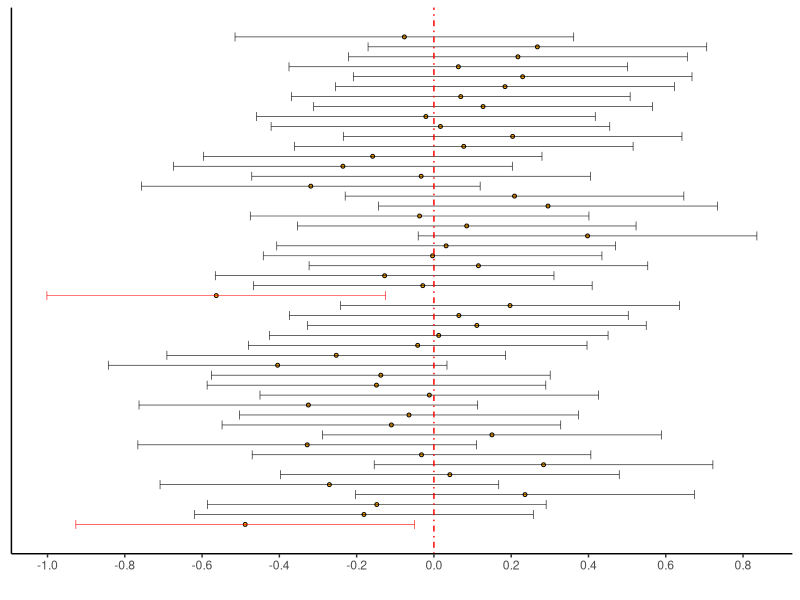

Write the R code that produced this figure. (Note: this script raises an error after producing the figure.)
## ---- chunk 1
library(tidyverse)
library(patchwork)
options(digits = 5)
## ---- chunk 2
set.seed(4329432)
# How many samples to generate
B <- 50
# Sample size of each
n <- 20
# Confidence level
alpha <- .05
# Quantile
critval <- qnorm(1 - alpha/2) # For alpha = .05 this equals 1.96
# Perform the simulation
theintervals <- list(
  lower = numeric(B),
  upper = numeric(B)
)
for (b in 1:B) {
  # Generate a sample
  xx <- rnorm(n,0,1)
  # Compute the confidence interval
  Ln <- mean(xx) - critval * (1/sqrt(n))
  Un <- mean(xx) + critval * (1/sqrt(n))
  theintervals$lower[[b]] <- Ln
  theintervals$upper[[b]] <- Un
}

# Compute the proportion that don't contain zero
# Should be close to alpha
mean(theintervals$upper < 0 | theintervals$lower > 0)

# Plot them. This is a more complicated plot than you're used to.
# Run this code layer by layer to understand what each part does.
as_tibble(theintervals) %>%
  mutate(id = 1:n(),
         has_zero = if_else(lower > 0 | upper < 0,"no","yes")) %>%
  ggplot(aes(x = id)) +
  theme_classic() +
  geom_point(aes(y = (upper + lower)/2),pch = 21,colour = "black",fill = "orange",size = 1) +
  geom_errorbar(aes(ymin = lower,ymax = upper,colour = has_zero),size = .2) +
  geom_hline(yintercept = 0,colour = "red",linetype = "dotdash") +
  scale_y_continuous(breaks = seq(-1,1,by=.2)) +
  scale_color_manual(values = c("no" = "red","yes" = "black")) +
  coord_flip() +
  theme(axis.title.y = element_blank(),axis.text.y = element_blank(),axis.ticks.y = element_blank()) +
  guides(colour = FALSE) +
  labs(y = "")


## ---- chunk 3
osterfield <- readr::read_csv(
  file = "data/MIPSdata/grosscalOsterfeld.txt",
  col_names = "calorific_value",
  col_types = "n"
)
## ---- chunk 4
glimpse(osterfield)
## ---- chunk 5
# Compute the sample mean and size
xbar <- mean(osterfield$calorific_value)
n <- nrow(osterfield)
# The population standard deviation, and the critical value/confidence level
# are given as:
sigma <- .1
conf <- .05
# Make sure to UNDERSTAND this calculation:
critval <- qnorm(1 - alpha/2) # 1.96
# Compute the interval
c(
  "lower" = xbar - critval * sigma/sqrt(n),
  "upper" = xbar + critval * sigma/sqrt(n)
)
## ---- chunk 6
set.seed(7894236)
n <- 5 # Use a small sample to make this really obvious
compute_ci_fixedsd <- function(samp) {
  xbar <- mean(samp)
  n <- length(samp)
  critval <- qnorm(1 - .05/2,0,1)
  c(
    "lower" = xbar - critval * 1/sqrt(n),
    "upper" = xbar + critval * 1/sqrt(n)
  )
}

compute_ci_samplesd <- function(samp) {
  xbar <- mean(samp)
  sn <- sd(samp)
  n <- length(samp)
  critval <- qnorm(1 - .05/2,0,1)
  c(
    "lower" = xbar - critval * sn/sqrt(n),
    "upper" = xbar + critval * sn/sqrt(n)
  )
}

# True mu = 0, true sigma = 1
B <- 1000
doesthefixedonecontainmu <- numeric(B)
doesthesampleonecontainmu <- numeric(B)
for (b in 1:B) {
  # Take a sample
  thesamp <- rnorm(n,0,1)
  # Compute the intervals
  fixedsigmainterval <- compute_ci_fixedsd(thesamp)
  samplesigmainterval <- compute_ci_samplesd(thesamp)
  # Record whether they each contain zero
  doesthefixedonecontainmu[b] <- as.numeric(fixedsigmainterval['lower'] < 0 & fixedsigmainterval['upper'] > 0)
  doesthesampleonecontainmu[b] <- as.numeric(samplesigmainterval['lower'] < 0 & samplesigmainterval['upper'] > 0)
}
# Proportion of each type of interval that contains mu
mean(doesthefixedonecontainmu)
mean(doesthesampleonecontainmu)

## ---- chunk 7
set.seed(7894236) # Same seed as before
n <- 5 # Use a small sample to make this really obvious
compute_ci_samplesd_T <- function(samp) {
  xbar <- mean(samp)
  sn <- sd(samp)
  n <- length(samp)
  critval <- qt(1 - .05/2,n-1)
  c(
    "lower" = xbar - critval * sn/sqrt(n),
    "upper" = xbar + critval * sn/sqrt(n)
  )
}

# True mu = 0, true sigma = 1
B <- 1000
doesthenewsampleonecontainmu <- numeric(B)
doestheoldbadonecontainmu <- numeric(B)
for (b in 1:B) {
  # Take a sample
  thesamp <- rnorm(n,0,1)
  # Compute the interval
  samplesigmainterval_oldandbad <- compute_ci_samplesd(thesamp)
  samplesigmainterval_T <- compute_ci_samplesd_T(thesamp)
  # Record whether they each contain zero
  doestheoldbadonecontainmu[b] <- as.numeric(samplesigmainterval_oldandbad['lower'] < 0 & samplesigmainterval_oldandbad['upper'] > 0)
  doesthenewsampleonecontainmu[b] <- as.numeric(samplesigmainterval_T['lower'] < 0 & samplesigmainterval_T['upper'] > 0)
  
}
# Proportion of intervals that contains mu
mean(doestheoldbadonecontainmu)
mean(doesthenewsampleonecontainmu)

## ---- chunk 8
dawmill <- readr::read_csv(
  file = "data/MIPSdata/grosscalDawMill.txt",
  col_names = "calorific_value",
  col_types = "n"
)
## ---- chunk 9
sn <- sd(dawmill$calorific_value)
alpha <- .05
critval <- qt(1 - alpha/2,df = nrow(dawmill) - 1)
## ---- chunk 10
xbar <- mean(dawmill$calorific_value)
n <- nrow(dawmill)
c(
  "lower" = xbar - critval * s/sqrt(n),
  "upper" = xbar + critval * s/sqrt(n)
)
## ---- chunk 11
set.seed(43547803)
B <- 2000
n <- 5000
# Simulate one dataset
ds <- rnorm(n,0,1)
# Values
alpha <- .05
critval <- qnorm(1 - alpha/2)
# Now resample from it and calculate studentized statistics
resampledTn <- numeric(B)
for (b in 1:B) {
  # Draw a bootstrap sample from the dataset ds
  boot <- sample(ds,n,replace = TRUE)
  # Compute Tn
  resampledTn[b] <- (mean(boot) - mean(ds)) / (sd(boot) / sqrt(n))
}

# The confidence limits are obtained from the sample quantiles:
samplequantiles <- quantile(resampledTn,probs = c(alpha/2,1 - alpha/2))
truequantiles <- qnorm(c(alpha/2,1-alpha/2),0,1)
# Here's a plot that illustrates what these look like:
tibble(x = resampledTn) %>%
  ggplot(aes(x = x)) +
  theme_classic() +
  geom_histogram(aes(y = ..density..),colour = "black",fill = "lightgrey",bins = 100) +
  geom_vline(xintercept = samplequantiles[1],colour = "orange",linetype = "dotdash") +
  geom_vline(xintercept = samplequantiles[2],colour = "orange",linetype = "dotdash") +
  geom_vline(xintercept = truequantiles[1],colour = "blue",linetype = "dotdash") +
  geom_vline(xintercept = truequantiles[2],colour = "blue",linetype = "dotdash") +
  labs(title = "Resampled student statistics with true (blue) and empirical (orange) confidence limits",
       x = "",y = "")
## ---- chunk 12
samplequantiles
truequantiles
## ---- chunk 13
# Read it in:
software <- readr::read_csv(
  file = "data/MIPSdata/software.txt",
  col_names = "time",
  col_types = "n"
)
alpha <- .05
n <- nrow(software)
mn <- mean(software$time)
sn <- sd(software$time)

# 95% CI for mu based on the empirical bootstrap:
B <- 1000

set.seed(821940379)
resampledTn <- numeric(B)
for (b in 1:B) {
  # Draw a bootstrap sample from the dataset ds
  boot <- sample(software$time,n,replace = TRUE)
  # Compute Tn
  resampledTn[b] <- (mean(boot) - mean(software$time)) / (sd(boot) / sqrt(n))
}

# The confidence limits are obtained from the sample quantiles:
conflim <- quantile(resampledTn,probs = c(alpha/2,1 - alpha/2))
# The confidence interval:
c(
  "lower" = mn + conflim[1] * sn/sqrt(n),
  "upper" = mn + conflim[2] * sn/sqrt(n)
)
## ---- chunk 14
c(
  "lower" = mn - qt(1-alpha/2,n-1) * sn / sqrt(n),
  "upper" = mn + qt(1-alpha/2,n-1) * sn / sqrt(n)
)
## ---- chunk 15
t_interval <- sort(c(
  "lower" = mn - qt(1-alpha/2,n-1) * sn / sqrt(n),
  "upper" = mn + qt(1-alpha/2,n-1) * sn / sqrt(n)
)^-1)

empboot_interval <- sort(c(
  "lower" = mn + conflim[1] * ss/sqrt(n),
  "upper" = mn + conflim[2] * ss/sqrt(n)
)^-1)
t_interval
empboot_interval
